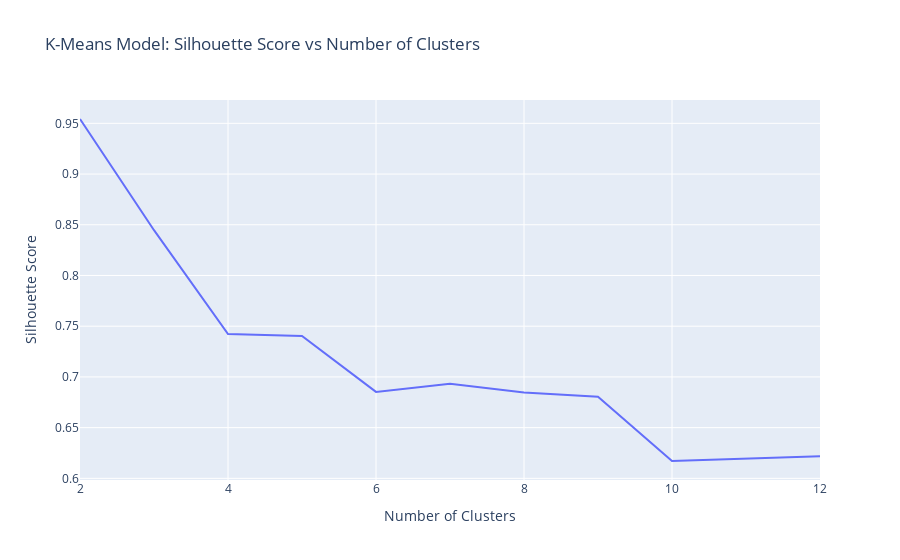

This figure's notebook cell:
### Markdown cell above
**Evaluating Cluster Separation: Silhouette Scores**

Another powerful metric is the silhouette score, which measures how well-separated the clusters are. We'll plot the silhouette scores for each `k`. A higher score indicates better-defined clusters. This, combined with the elbow method, will give us confidence in our choice of `k`.

### Code cell
import plotly.express as px

fig = px.line(
    x=n_clusters,
    y=silhouette_scores,
    title="K-Means Model: Silhouette Score vs Number of Clusters",
)

# 🏷️ Axis labels
fig.update_layout(
    xaxis_title="Number of Clusters",
    yaxis_title="Silhouette Score"
)

fig.show()

### Figure 1 — Plotly figure (JSON) as saved in the notebook; plotly's stock layout.template omitted (floating-point values rounded to 4 significant figures)
{"data": [{"hovertemplate": "x=%{x}<br>y=%{y}<extra></extra>", "legendgroup": "", "line": {"color": "#636efa", "dash": "solid"}, "marker": {"symbol": "circle"}, "mode": "lines", "name": "", "orientation": "v", "showlegend": false, "type": "scatter", "x": [2, 3, 4, 5, 6, 7, 8, 9, 10, 11, 12], "xaxis": "x", "y": [0.9543, 0.8447, 0.7422, 0.7405, 0.6852, 0.6931, 0.6846, 0.6804, 0.6171, 0.6197, 0.6218], "yaxis": "y"}], "layout": {"legend": {"tracegroupgap": 0}, "title": {"text": "K-Means Model: Silhouette Score vs Number of Clusters"}, "xaxis": {"anchor": "y", "domain": [0, 1], "title": {"text": "Number of Clusters"}}, "yaxis": {"anchor": "x", "domain": [0, 1], "title": {"text": "Silhouette Score"}}}}
